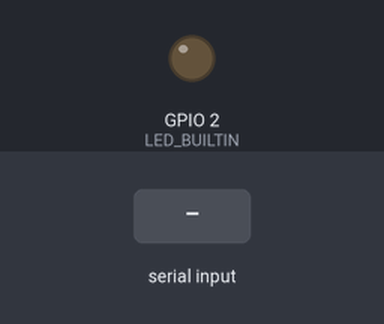
Bench run of a sketch on a simulated ESP32. Shown: output pins drawn as LEDs (lit = HIGH). Inputs (shaded band) come from the test bench. Nothing arrives over Bluetooth unless stated; what the sketch prints to the serial monitor is not drawn.

Above: at 1.2 s.
1.3 s: "O" received over the second serial link
At 1.6 s:
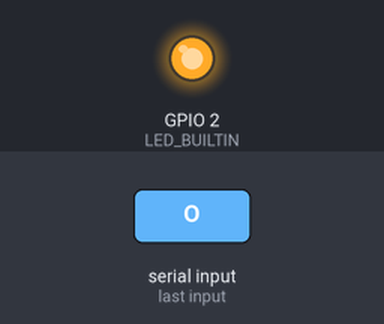
2.8 s: "F" received over the second serial link
At 4.1 s:
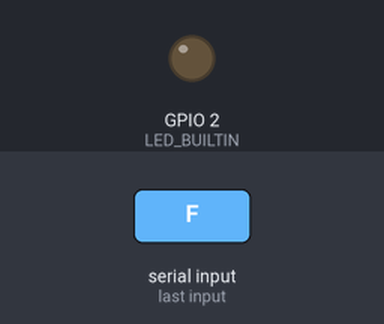
Timing chart, 0 to 5.8 s (numbered marks = the images above; inputs shaded):
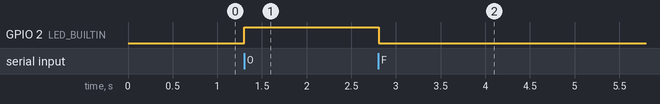

The sketch:

Arduino.ino
```cpp
#include "BluetoothSerial.h"

#if !defined(CONFIG_BT_ENABLED) || !defined(CONFIG_BLUEDROID_ENABLED)
#error Bluetooth is not enabled! Please run `make menuconfig` to and enable it
#endif

BluetoothSerial SerialBT;

void setup()
{
  SerialBT.begin("ESP32");

  Serial.begin(9600);
  pinMode(LED_BUILTIN, OUTPUT);
}

void loop()
{
  Serial.println("teste");
  SerialBT.println("teste");

  if(SerialBT.available())
  {
  char data = SerialBT.read();
  SerialBT.println(data);
  switch(data)
  {
    case 'O':digitalWrite(LED_BUILTIN, HIGH);
    break;
    case 'F':digitalWrite(LED_BUILTIN, LOW);
    break;
  }
  }

  delay(100);
}
```

Measured:
- after the input at 1.3 s, GPIO 2 (LED_BUILTIN): LOW → HIGH at once
- after the input at 2.8 s, GPIO 2 (LED_BUILTIN): HIGH → LOW at once
